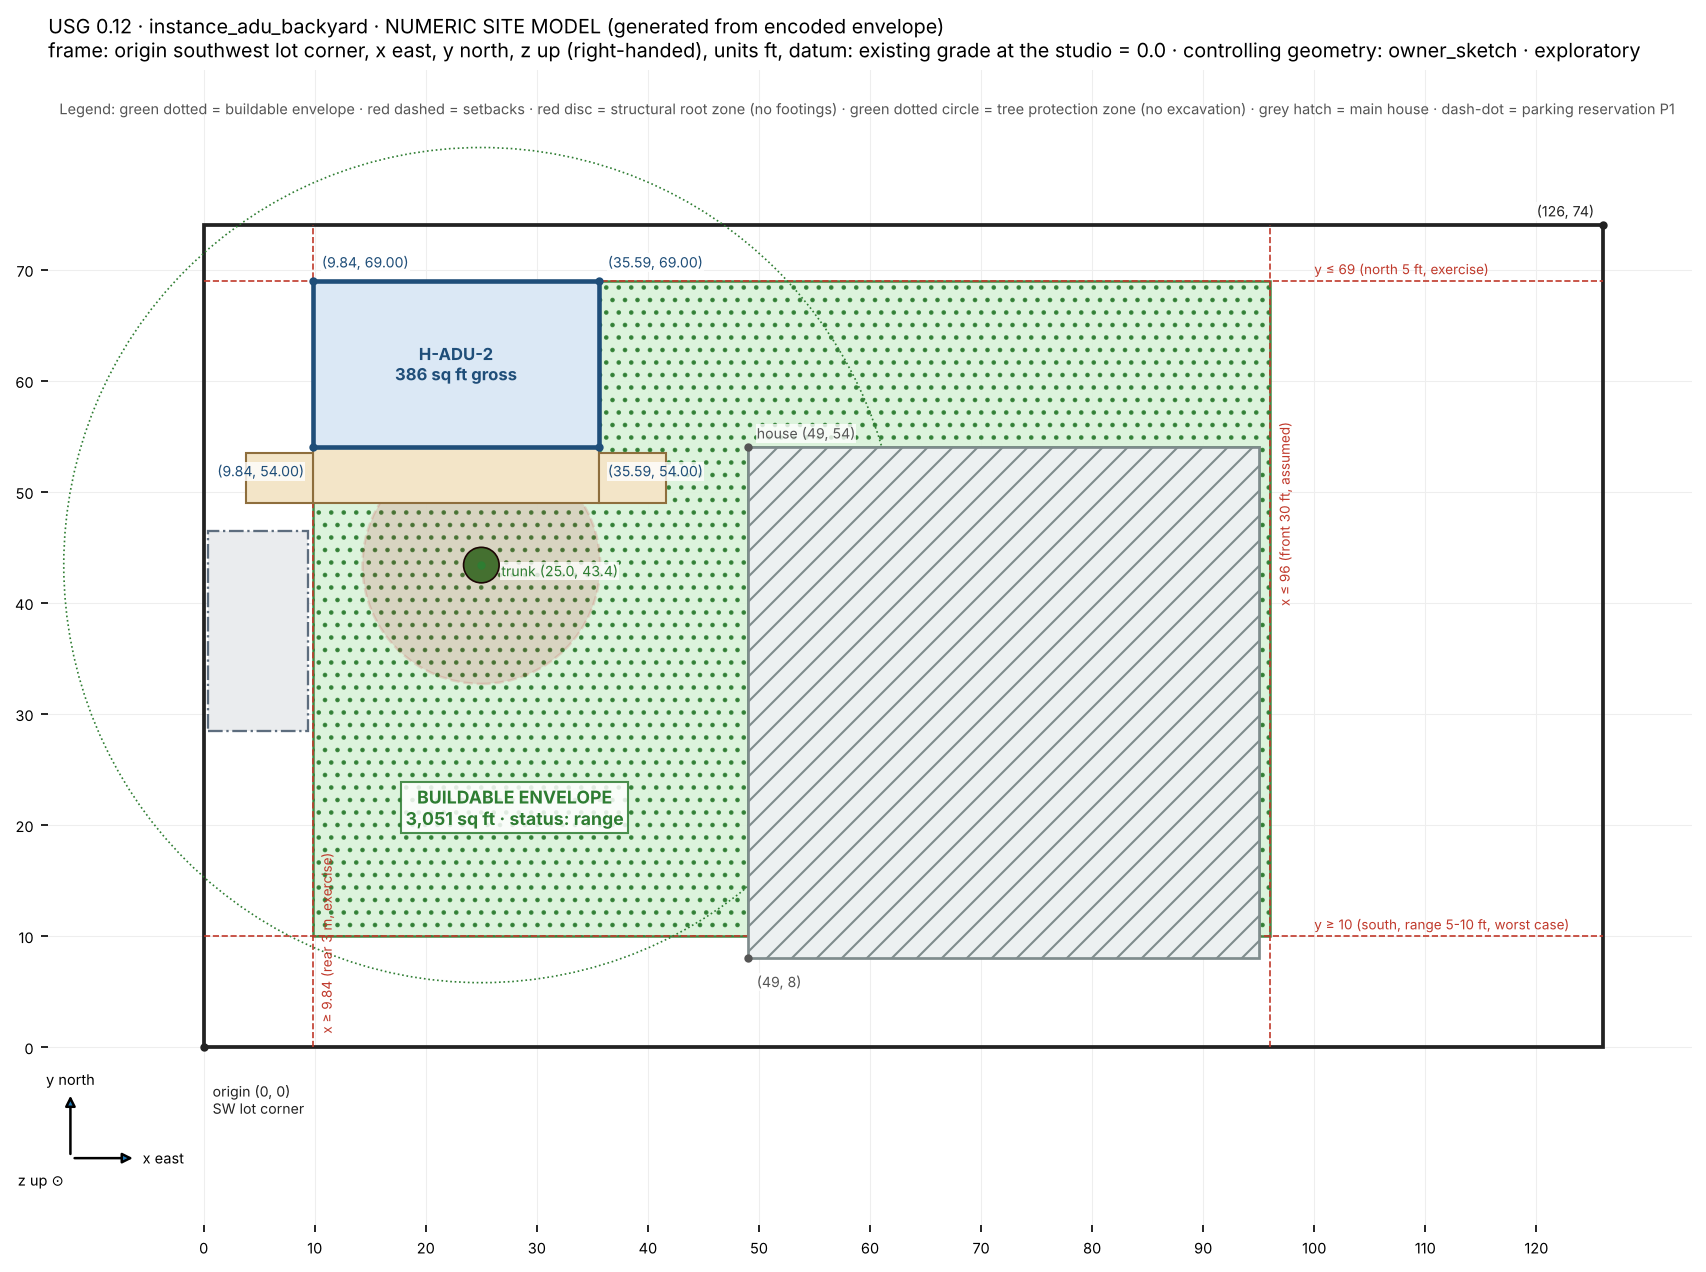

Write the Python code that produced this figure.
"""Numeric site model of instance_adu_backyard, generated from the encoded site envelope (USG 0.12).
Computes the buildable envelope (geometry_model / schemas.buildable_envelope) and draws a coordinate diagram.
Every shape is read from the instance JSON; nothing is placed by hand."""
import json, sys
from pathlib import Path
import matplotlib
matplotlib.use("Agg")
import matplotlib.pyplot as plt
from matplotlib.patches import Polygon as MPoly, Circle
from shapely.geometry import Polygon, Point, box
from shapely.ops import unary_union

ROOT = Path(__file__).resolve().parents[3]
instance_path = Path(sys.argv[1]) if len(sys.argv) > 1 else ROOT / "conformance/instances/instance_adu_backyard.json"
I = json.load(open(instance_path, encoding="utf-8"))
E, F = I["site_envelope"], I["coordinate_frame"]
H = I["design_hypotheses"][0]
ORDER = ["confirmed", "assumed", "exercise", "range"]

# ---------------------------------------------------------------- buildable envelope
lot = Polygon(E["boundary"]["geometry"]["coords"])
big = 1e4
region = lot
inputs = [("boundary", E["boundary"]["status"])]
for sb in E["setbacks"]:
    nx, ny = sb["geometry"]["normal"]; off = sb["geometry"]["offset"]
    if nx:   # x-halfplane
        x = off / nx
        hp = box(x, -big, big, big) if nx > 0 else box(-big, -big, x, big)
    else:
        y = off / ny
        hp = box(-big, y, big, big) if ny > 0 else box(-big, -big, big, y)
    region = region.intersection(hp)
    inputs.append((f"setback {sb['edge']}", sb["status"]))
cut = []
for z in E["protected_zones"]:
    if z["rule"] == "no_structure":
        cut.append(Point(z["geometry"]["center"]).buffer(z["geometry"]["radius"], 64))
        inputs.append((z["id"], z["status"]))
for el in E["existing_elements"]:
    if el.get("keep") and el.get("geometry", {}).get("type") == "polygon":
        cut.append(Polygon(el["geometry"]["coords"])); inputs.append((el["id"], el["status"]))
for ra in E.get("reserved_areas", []):
    cut.append(Polygon(ra["geometry"]["coords"])); inputs.append((ra["id"], ra["status"]))
buildable = region.difference(unary_union(cut)) if cut else region
status = max((s for _, s in inputs if s in ORDER), key=ORDER.index)
fp = Polygon(H["footprint"])
print(f"buildable envelope: {buildable.area:.0f} sq ft, status {status}; footprint {fp.area:.1f} sq ft gross, "
      f"inside: {buildable.buffer(1e-6).contains(fp)}")

# ---------------------------------------------------------------- drawing
fig, ax = plt.subplots(figsize=(15, 10), dpi=150)
ax.set_aspect("equal"); ax.set_xlim(-14, 134); ax.set_ylim(-16, 88)
for x in range(0, 127, 10):
    ax.axvline(x, color="#eeeeee", lw=0.5, zorder=0)
for y in range(0, 75, 10):
    ax.axhline(y, color="#eeeeee", lw=0.5, zorder=0)
ax.tick_params(labelsize=7)
ax.set_xticks(range(0, 127, 10)); ax.set_yticks(range(0, 75, 10))
for s in ax.spines.values():
    s.set_visible(False)

def poly(coords, **kw):
    ax.add_patch(MPoly(coords, closed=True, **kw))

poly(E["boundary"]["geometry"]["coords"], fill=False, ec="#222", lw=1.8)
geoms = list(buildable.geoms) if buildable.geom_type == "MultiPolygon" else [buildable]
for g in geoms:
    poly(list(g.exterior.coords), fc="#d9f2d9", ec="#2e7d32", lw=1.2, hatch="..", alpha=0.9, zorder=1)
for z in E["protected_zones"]:
    c, r = z["geometry"]["center"], z["geometry"]["radius"]
    style = {"no_structure": dict(fc="#2e7d32", ec="black", lw=0.8),
             "no_footings": dict(fc="#c62828", ec="#c62828", lw=1.2, ls="--", alpha=0.15),
             "no_excavation": dict(fill=False, ec="#2e7d32", lw=0.8, ls=":")}[z["rule"]]
    ax.add_patch(Circle(c, r, zorder=2, **style))
for el in E["existing_elements"]:
    if el.get("geometry", {}).get("type") == "polygon":
        poly(el["geometry"]["coords"], fc="#ecf0f1", ec="#7f8c8d", lw=1.3, hatch="//", zorder=2)
for ra in E.get("reserved_areas", []):
    poly(ra["geometry"]["coords"], fc="#eaecee", ec="#5d6d7e", lw=1.1, ls="-.", zorder=2)
for k, c in H.get("appurtenances", {}).items():
    poly(c, fc="#f3e5c8", ec="#8e6e3d", lw=1.0, zorder=3)
poly(H["footprint"], fc="#dbe8f5", ec="#1f4e79", lw=2.2, zorder=4)

# coordinate labels at key points
def label(pt, text, dx=0.8, dy=0.8, ha="left", color="#1f4e79"):
    ax.plot(*pt, "o", ms=3, color=color, zorder=6)
    ax.text(pt[0] + dx, pt[1] + dy, text, fontsize=6.8, color=color, ha=ha, zorder=6,
            bbox=dict(fc="white", ec="none", alpha=0.8, pad=0.4))
fpc = H["footprint"]
label(fpc[3], f"({fpc[3][0]:.2f}, {fpc[3][1]:.2f})", dy=1.2)
label(fpc[2], f"({fpc[2][0]:.2f}, {fpc[2][1]:.2f})", dy=1.2)
label(fpc[0], f"({fpc[0][0]:.2f}, {fpc[0][1]:.2f})", dx=-0.8, dy=-2.6, ha="right")
label(fpc[1], f"({fpc[1][0]:.2f}, {fpc[1][1]:.2f})", dy=-2.6)
tr = E["protected_zones"][0]["geometry"]["center"]
label(tr, f"trunk ({tr[0]:.1f}, {tr[1]:.1f})", dx=1.8, dy=-1.0, color="#2e7d32")
hs = next(e for e in E["existing_elements"] if e["id"] == "main house")["geometry"]["coords"]
label(hs[3], f"house ({hs[3][0]:.0f}, {hs[3][1]:.0f})", dx=0.8, dy=0.8, color="#555")
label(hs[0], f"({hs[0][0]:.0f}, {hs[0][1]:.0f})", dx=0.8, dy=-2.6, color="#555")
label((0, 0), "origin (0, 0)\nSW lot corner", dx=0.8, dy=-6, color="#222")
label((126, 74), "(126, 74)", dx=-0.8, dy=0.8, ha="right", color="#222")
ax.text(fp.centroid.x, fp.centroid.y, f"H-ADU-2\n{fp.area:.0f} sq ft gross", ha="center", va="center", fontsize=8,
        color="#1f4e79", fontweight="bold", zorder=5)
for g in geoms:
    if g.area > 500:
        ax.text(28, 20, f"BUILDABLE ENVELOPE\n{buildable.area:,.0f} sq ft · status: {status}",
                ha="center", fontsize=8.5, color="#2e7d32", fontweight="bold", zorder=5,
                bbox=dict(fc="white", ec="#2e7d32", alpha=0.85, pad=2))
        break
# setback values
ax.text(E["setbacks"][0]["geometry"]["offset"] + 0.5, 1.5, "x ≥ 9.84 (rear 3 m, exercise)", fontsize=6.5, color="#c0392b", rotation=90)
ax.text(100, 69.6, "y ≤ 69 (north 5 ft, exercise)", fontsize=6.5, color="#c0392b")
ax.text(100, 10.6, "y ≥ 10 (south, range 5-10 ft, worst case)", fontsize=6.5, color="#c0392b")
ax.text(96.6, 40, "x ≤ 96 (front 30 ft, assumed)", fontsize=6.5, color="#c0392b", rotation=90)
for x in (E["setbacks"][0]["geometry"]["offset"], 96):
    ax.plot([x, x], [0, 74], color="#c0392b", lw=0.8, ls="--", zorder=1)
for y in (69, 10):
    ax.plot([0, 126], [y, y], color="#c0392b", lw=0.8, ls="--", zorder=1)

# frame
ax.annotate("", xy=(-6, -10), xytext=(-12, -10), arrowprops=dict(arrowstyle="-|>", lw=1.2))
ax.annotate("", xy=(-12, -4), xytext=(-12, -10), arrowprops=dict(arrowstyle="-|>", lw=1.2))
ax.text(-5.5, -10, "x east", fontsize=7, va="center"); ax.text(-12, -3.4, "y north", fontsize=7, ha="center")
ax.text(-12.6, -11.2, "z up ⊙", fontsize=7, ha="right", va="top")
ax.set_title(f"USG 0.12 · {I['instance']['id']} · NUMERIC SITE MODEL (generated from encoded envelope)\n"
             f"frame: origin {F['origin']}, x {F['x_axis']}, y {F['y_axis']}, z {F['z_axis']} (right-handed), units {F['units']}, "
             f"datum: {F['elevation_datum']} · controlling geometry: {E['controlling_geometry_ref']} · exploratory",
             fontsize=9.5, loc="left")
ax.text(-13, 84, "Legend: green dotted = buildable envelope · red dashed = setbacks · red disc = structural root zone (no footings) · "
        "green dotted circle = tree protection zone (no excavation) · grey hatch = main house · dash-dot = parking reservation P1",
        fontsize=7, color="#555")
out = "drawings/numeric_site_model.png"
plt.savefig(out, bbox_inches="tight", facecolor="white")
print("written", out)
